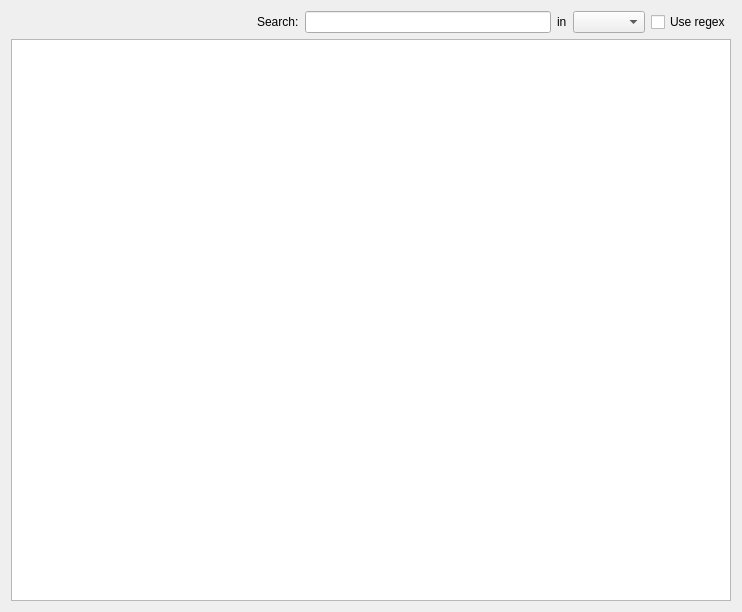
<?xml version="1.0" encoding="UTF-8"?>
<ui version="4.0">
 <class>Form</class>
 <widget class="QWidget" name="Form">
  <property name="geometry">
   <rect>
    <x>0</x>
    <y>0</y>
    <width>742</width>
    <height>612</height>
   </rect>
  </property>
  <property name="windowTitle">
   <string>Form</string>
  </property>
  <layout class="QGridLayout" name="gridLayout">
   <item row="0" column="0">
    <layout class="QHBoxLayout" name="horizontalLayout">
     <item>
      <spacer name="horizontalSpacer">
       <property name="orientation">
        <enum>Qt::Horizontal</enum>
       </property>
       <property name="sizeHint" stdset="0">
        <size>
         <width>60</width>
         <height>20</height>
        </size>
       </property>
      </spacer>
     </item>
     <item>
      <widget class="QLabel" name="filter_label">
       <property name="text">
        <string>Search:</string>
       </property>
      </widget>
     </item>
     <item>
      <widget class="QLineEdit" name="text_filter"/>
     </item>
     <item>
      <widget class="QLabel" name="filter_label_2">
       <property name="text">
        <string>in</string>
       </property>
      </widget>
     </item>
     <item>
      <widget class="QComboBox" name="combosel_filter_att"/>
     </item>
     <item>
      <widget class="QCheckBox" name="bool_regex">
       <property name="text">
        <string>Use regex</string>
       </property>
      </widget>
     </item>
    </layout>
   </item>
   <item row="1" column="0">
    <layout class="QVBoxLayout" name="verticalLayout">
     <item>
      <widget class="TableViewWithSelectionSignal" name="table">
       <property name="editTriggers">
        <set>QAbstractItemView::NoEditTriggers</set>
       </property>
       <property name="selectionMode">
        <enum>QAbstractItemView::ExtendedSelection</enum>
       </property>
       <property name="selectionBehavior">
        <enum>QAbstractItemView::SelectRows</enum>
       </property>
       <property name="sortingEnabled">
        <bool>true</bool>
       </property>
       <attribute name="horizontalHeaderDefaultSectionSize">
        <number>107</number>
       </attribute>
       <attribute name="horizontalHeaderHighlightSections">
        <bool>false</bool>
       </attribute>
       <attribute name="horizontalHeaderShowSortIndicator" stdset="0">
        <bool>true</bool>
       </attribute>
       <attribute name="verticalHeaderShowSortIndicator" stdset="0">
        <bool>false</bool>
       </attribute>
      </widget>
     </item>
    </layout>
   </item>
  </layout>
 </widget>
 <customwidgets>
  <customwidget>
   <class>TableViewWithSelectionSignal</class>
   <extends>QTableView</extends>
   <header>glue_qt.viewers.table.qt.data_viewer</header>
  </customwidget>
 </customwidgets>
 <resources/>
 <connections/>
</ui>
